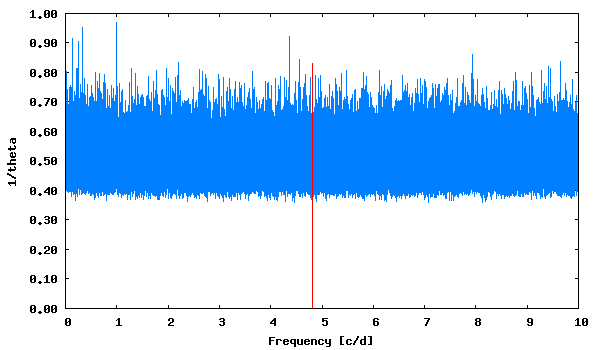

Here is the gnuplot script that generated this plot:
set term png size 600,350 medium
set colors classic
set output "phase_lc_9.lk.png"
set xlabel "Frequency [c/d]"
set ylabel "1/theta"
set format y "%5.2f"
plot [] "lk.periodogram" using 1:2 with lines linecolor 3 title "", "<echo '4.824397  0.83'" with impulses linecolor 1 title ""
 
